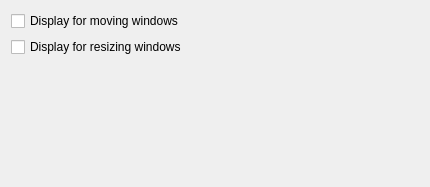
<?xml version="1.0" encoding="UTF-8"?>
<ui version="4.0">
 <class>KWin::WindowGeometryConfigForm</class>
 <widget class="QWidget" name="KWin::WindowGeometryConfigForm">
  <property name="geometry">
   <rect>
    <x>0</x>
    <y>0</y>
    <width>430</width>
    <height>187</height>
   </rect>
  </property>
  <layout class="QVBoxLayout" name="verticalLayout">
   <item>
    <widget class="QCheckBox" name="handleMove">
     <property name="text">
      <string>Display for moving windows</string>
     </property>
    </widget>
   </item>
   <item>
    <widget class="QCheckBox" name="handleResize">
     <property name="text">
      <string>Display for resizing windows</string>
     </property>
    </widget>
   </item>
   <item>
    <widget class="KWin::GlobalShortcutsEditor" name="shortcuts" native="true"/>
   </item>
  </layout>
 </widget>
 <customwidgets>
  <customwidget>
   <class>KWin::GlobalShortcutsEditor</class>
   <extends>QWidget</extends>
   <header location="global">kwineffects.h</header>
   <container>1</container>
  </customwidget>
 </customwidgets>
 <resources/>
 <connections/>
</ui>
